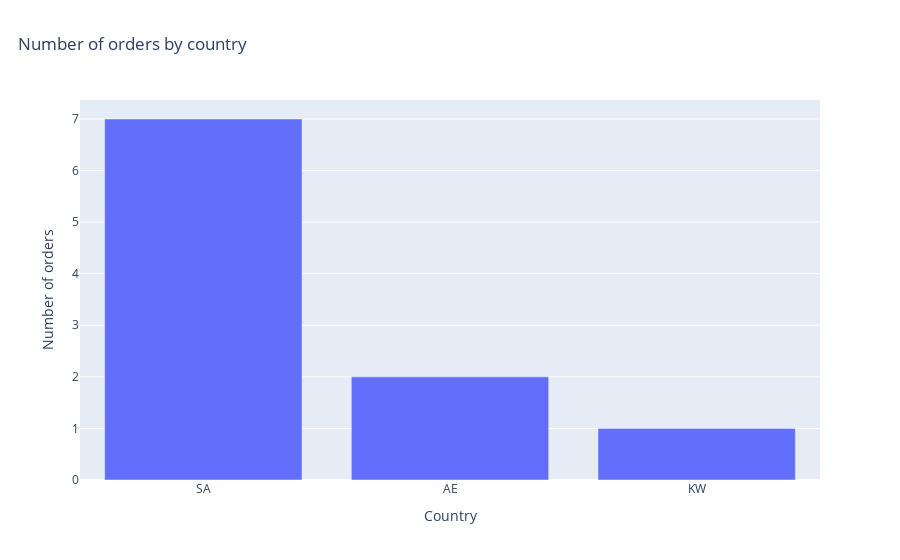

The cell this chart's notebook holds for it:
### Code cell
##Q2

fig = px.bar(
    orders_by_country,
    x="country",
    y="n_orders",
    title="Number of orders by country"
)

fig.update_layout(title={"x": 0.02})
fig.update_xaxes(title_text="Country")
fig.update_yaxes(title_text="Number of orders")

save_fig(fig, FIGS / "orders_by_country.png")
fig

### Figure 1 — Plotly figure (JSON) as saved in the notebook; plotly's stock layout.template omitted (floating-point values rounded to 4 significant figures)
{"data": [{"hovertemplate": "country=%{x}<br>n_orders=%{y}<extra></extra>", "legendgroup": "", "marker": {"color": "#636efa", "pattern": {"shape": ""}}, "name": "", "orientation": "v", "showlegend": false, "textposition": "auto", "type": "bar", "x": ["SA", "AE", "KW"], "xaxis": "x", "y": [7, 2, 1], "yaxis": "y"}], "layout": {"barmode": "relative", "legend": {"tracegroupgap": 0}, "title": {"text": "Number of orders by country", "x": 0.02}, "xaxis": {"anchor": "y", "domain": [0, 1], "title": {"text": "Country"}}, "yaxis": {"anchor": "x", "domain": [0, 1], "title": {"text": "Number of orders"}}}}
